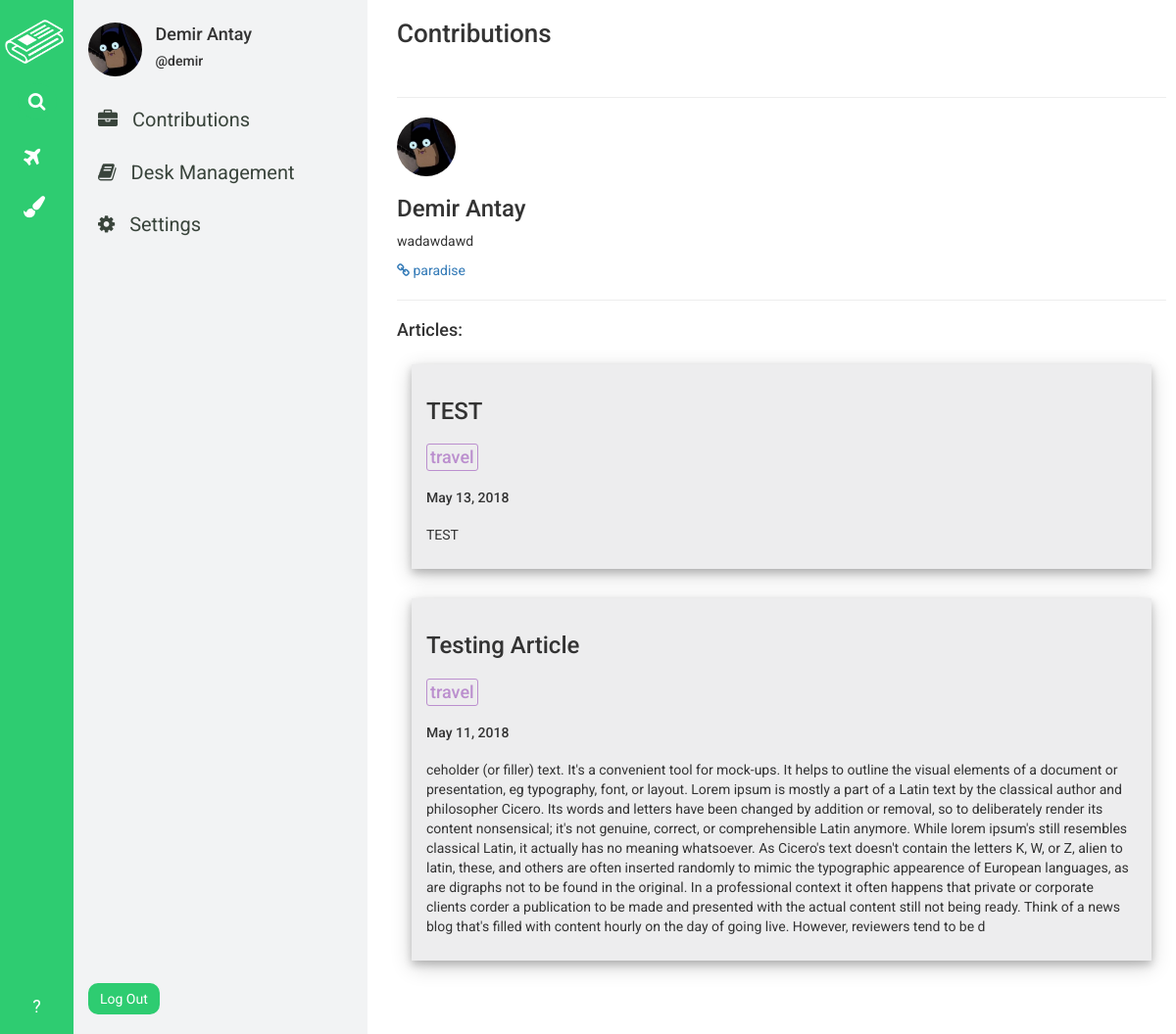
Page /profile/contributions/ (signed in) on the earlier database version.
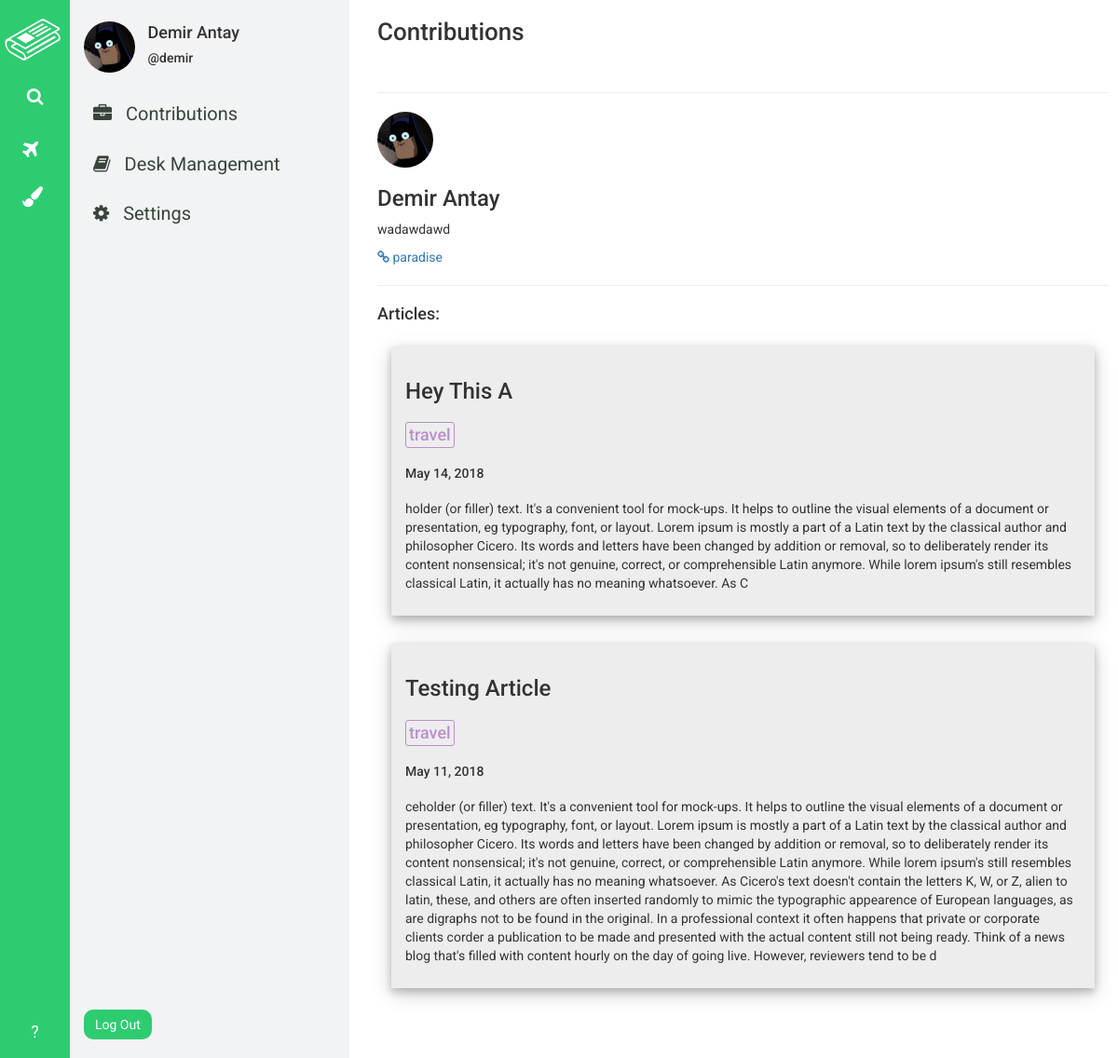
Same page on the later database version.
### desk_app/models.py (models this page shows, shortened)
class DeskWorkers(models.Model):
    worker = models.ForeignKey(User, on_delete=models.CASCADE)
    joined_desk = models.ForeignKey(Desk, on_delete=models.CASCADE)

class Desk(models.Model):
    sub_editor = models.ForeignKey(User, on_delete=models.CASCADE)
    image = models.ImageField(
        upload_to='deks_images/', blank=False, null=False
    )
    CATEGORY_CHOICES = (
        ('WORLD', 'fa fa-globe'),
        ('METRO', 'fa fa-building'),
        ('POLITICS', 'fa-flag'),
        ('BUSINESS', 'fa fa-suitcase'),
        ('TECH', 'fa fa-code'),
        ('SCIENCE', 'fa fa-flask'),
        ('OPINION', 'fa fa-gavel'),
        ('HEALTH', 'fa fa-heart'),
        ('SPORTS', 'fa fa-bicycle'),
        ('ARTS', 'fa fa-paint-brush'),
        ('BOOKS', 'fa fa-book'),
        ('STYLE', 'fa fa-eye'),
        ('TRAVEL', 'fa fa-plane'),
        ('MAGAZINE', 'fa fa-file'),
        ('TABLOID', 'fa fa-phone'),
    )
    CATEGORY_COLOR_CHOICES = (
        ('WORLD', '#3498DB'),
        ('METRO', '#2980B9'),
        ('POLITICS', '#5D6D7E'),
        ('BUSINESS', '#2E4053'),
        ('TECH', '#F4D03F'),
        ('SCIENCE', '#2ECC71'),
        ('OPINION', '#9B59B6'),
        ('HEALTH', '#E74C3C'),
        ('SPORTS', '#58D68D'),
        ('ARTS', '#F39C12'),
        ('BOOKS', '#E67E22'),
        ('STYLE', '#F5B7B1'),
        ('TRAVEL', '#BB8FCE'),
        ('MAGAZINE', '#8E44AD'),
        ('TABLOID', '#A569BD'),
    )
    category = models.CharField(max_length=50, choices=CATEGORY_CHOICES)
    category_color = models.CharField(
        max_length=50, choices=CATEGORY_COLOR_CHOICES
    )
    name = models.CharField(max_length=30)
    description = models.TextField()
    creation_date = models.DateField(default=timezone.now)

class Article(models.Model):
    author = models.ForeignKey(User, on_delete=models.CASCADE)
    author_settings = models.ForeignKey(
            ProfileSettings, on_delete=models.CASCADE, null=True
        )
    desk = models.ForeignKey('Desk', on_delete=models.CASCADE, null=True)
    title = models.CharField(max_length=120)
    content = models.TextField()
    publish_date = models.DateField(default=timezone.now)
    category = models.CharField(max_length=50)
    pushed_to_done = models.BooleanField(default=False)
    pushed_to_publish = models.BooleanField(default=False)

### profile_app/views.py (the view)
# urls.py: path('contributions/', views.contributions, name='contributions'),
@login_required
def contributions(request):
    current_user = get_object_or_404(User, pk=request.user.id)
    try:
        current_user_articles = Article.objects.filter(author=current_user)\
                                    .order_by('-publish_date')
    except ObjectDoesNotExist:
        current_user_articles = None
    try:
        current_user_settings = ProfileSettings.objects.get(user=current_user)
    except ObjectDoesNotExist:
        current_user_settings = None
    try:
        current_user_desks = DeskWorkers.objects.filter(worker=current_user)
    except ObjectDoesNotExist:
        current_user_desks = None
    data = {
        'current_user': current_user,
        'has_profile_navbar': True,
        'current_user_settings': current_user_settings,
        'current_user_desks': current_user_desks,
        'current_user_articles': current_user_articles,
    }
    return render(request, 'profile_app/contributions.html', context=data)

### templates/profile_app/contributions.html
{% extends 'base.html' %}
{% load staticfiles %}
{% block css_link %}
<link rel="stylesheet" href="{% static 'profile_app/css/contributions_style.css' %}" />
{% endblock %}
{% block content %}
<div id="wrapper">
  <h3 id="header">Contributions</h3>
  <br />
  <hr />
  <img src="{{current_user_settings.profile_photo.url}}" alt="pp_image" height="60px" width="60px" />
  <h3>{{ current_user_settings.name }}</h3>
  <p>{{ current_user_settings.bio }}</p>
  <a href="{{ current_user_settings.personal_link }}"><i class="fa fa-link"></i> {{ current_user_settings.personal_link }}</a>
  <hr />
  <h4>Articles:</h4>
  <div id="articles-container">
    {% for article in current_user_articles %}
      <div id="article-cell">
        <h3>{{ article.title }}</h3>
        <h4 style="color:{{article.desk.get_category_color_display}}; border: 1px solid {{article.desk.get_category_color_display}}; display:inline-block; padding:3px; border-radius: 3px;">{{ article.category|lower }}</h4>
        <h5 style="margin-bottom:20px;">{{ article.publish_date }}</h5>
        <p>{{ article.content }}</p>
      </div>
    {% endfor %}
  </div>
</div>
{% endblock %}

### templates/base.html (shortened to what this page needs)
{% load staticfiles %}
<!DOCTYPE html>
<html>
<head>
  <link rel="stylesheet" href="https://maxcdn.bootstrapcdn.com/bootstrap/3.3.7/css/bootstrap.min.css">
  <link rel="stylesheet" href="https://cdnjs.cloudflare.com/ajax/libs/font-awesome/4.7.0/css/font-awesome.min.css">
  <link rel="stylesheet" href="{% static 'base.css' %}">
  {% block css_link %}{% endblock %}
</head>
<body>
  {% if has_profile_navbar == True %}
    <div id="home-navbar-left-part">
      <a href="{% url 'dashboard' %}"><img src="{% static 'assets/white-logo.png' %}" alt="logo"/></a>
      <a id="home-search-link" href="{% url 'search' %}"><p class="text-center"><i class="fa fa-search"></i></p></a>
      <div id="home-desk-links">
        {% for desk in current_user_desks %}
          <a href="{% url 'to_do' deskname=desk.joined_desk.name %}" id="desk-link"><p><i class="{{ desk.joined_desk.get_category_display }}"></i> <span>{{ desk.joined_desk.name }}</span></p></a>
        {% endfor %}
      </div>
      <a id="home-help-link" href="" class="text-center"><p class="text-center">?</p></a>
    </div>
    <div id="home-navbar-right-part">
      <div id="right-part-author-info">
        {% if current_user_settings.profile_photo %}
            <img src="{{ current_user_settings.profile_photo.url }}" alt="Profile photo" height="55px" width="55px" />
        {% else %}
           <img src="" alt="go_to_settings" height="55px" width="55px" />
        {% endif %}
        <div id="right-part-author-name">
          <h4> {{ current_user_settings.name }}</h4>
          <h5>@{{ current_user.username }}</h5>
        </div>
      </div>
      <a href="{% url 'contributions' %}"><i class="fa fa-briefcase"></i> Contributions</a>
      <a href="{% url 'desk_management' %}"><i class="fa fa-book"></i> Desk Management</a>
      <a href="{% url 'settings' %}"><i class="fa fa-cog"></i> Settings</a>
      <form method="POST" action="{% url 'logout' %}" id="logout_form">
        <input type="submit" value="Log Out" name="log_out_btn"/>
      </form>
    </div>
  {% endif %}
  {% block content %}{% endblock %}
</body>
</html>

Differences in the rows shown:
removed Article: title "TEST", category "travel", publish_date "May 13, 2018", content "TEST"
added Article: title "Hey This A", category "travel", publish_date "May 14, 2018", content "holder (or filler) text. It's a convenient tool for mock-ups. It helps to outline the visual elements of a document or presentation, eg typography, font, or layout. Lorem ipsum is mostly a part of a Latin text by the classical author and philosopher Cicero. Its words and letters have been changed by addition or removal, so to deliberately render its content nonsensical; it's not genuine, correct, or comprehensible Latin anymore. While lorem ipsum's still resembles classical Latin, it actually has no meaning whatsoever. As C"
